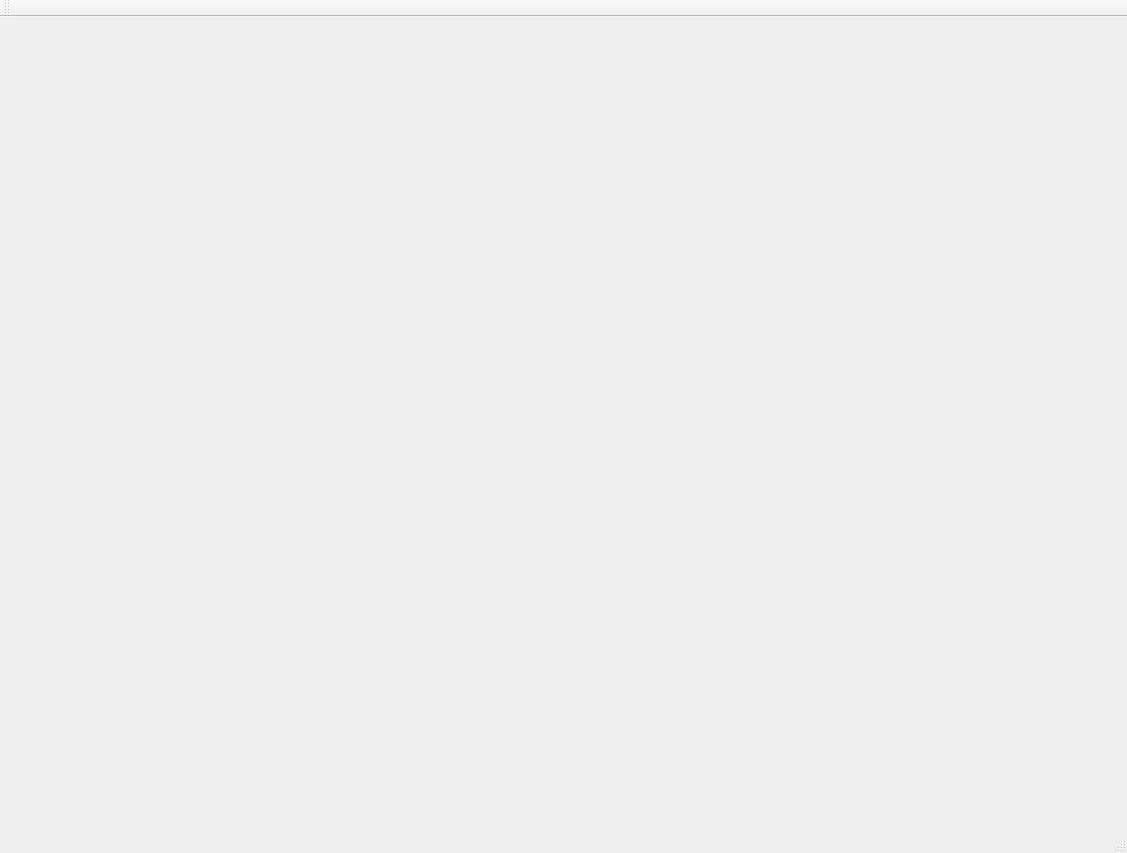
<?xml version="1.0" encoding="UTF-8"?>
<ui version="4.0">
 <class>MainWindow</class>
 <widget class="QMainWindow" name="MainWindow">
  <property name="geometry">
   <rect>
    <x>0</x>
    <y>0</y>
    <width>1127</width>
    <height>853</height>
   </rect>
  </property>
  <property name="windowTitle">
   <string>MainWindow</string>
  </property>
  <widget class="QWidget" name="centralWidget"/>
  <widget class="QMenuBar" name="menuBar">
   <property name="geometry">
    <rect>
     <x>0</x>
     <y>0</y>
     <width>1127</width>
     <height>23</height>
    </rect>
   </property>
  </widget>
  <widget class="QToolBar" name="mainToolBar">
   <attribute name="toolBarArea">
    <enum>TopToolBarArea</enum>
   </attribute>
   <attribute name="toolBarBreak">
    <bool>false</bool>
   </attribute>
  </widget>
  <widget class="QStatusBar" name="statusBar"/>
 </widget>
 <layoutdefault spacing="6" margin="11"/>
 <resources/>
 <connections/>
</ui>
